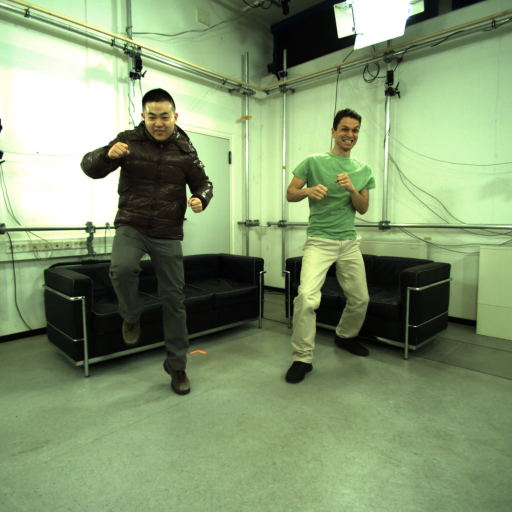
#> input picture Source/A.png, 1024 x 1024 px (shown at 1/2 size)
$ python Project1.py
#> lines starting #> are read from the running program, lines starting #| are printed output that depends on the picture; after the words box and inside, x2 and y2 are one past the last pixel; in counts of white or black regions, pixels touching at a corner belong together
import cv2
import numpy as np

#File and Data path
FilepathA = 'Source/A.png'
FilepathB = 'Source/B.png'
txtpathA = 'Source/points2d_A.txt'
txtpathB = 'Source/points2d_B.txt'

#Transform to numpy array
Points2d_A = np.loadtxt(txtpathA, dtype=int)
Points2d_B = np.loadtxt(txtpathB, dtype=int)

#Declaration:   Show2Dnodes
#input:         Points2d_A Points2d_B FilepathA FilepathB
#output:        None
def Show2Dnodes(Points2d_A,Points2d_B,FilepathA,FilepathB):
#> called with Points2d_A = array of shape (16, 2), Points2d_B = array of shape (16, 2), FilepathA = 'Source/A.png', FilepathB = 'Source/B.png'
    Points2d_A_list = Points2d_A.tolist()
    Points2d_B_list = Points2d_B.tolist()
    Image_A = cv2.imread(FilepathA)
#> Image_A is the input picture: shape (1024, 1024, 3); mean B, G, R 111.9, 150.9, 131.2
    Image_B = cv2.imread(FilepathB)
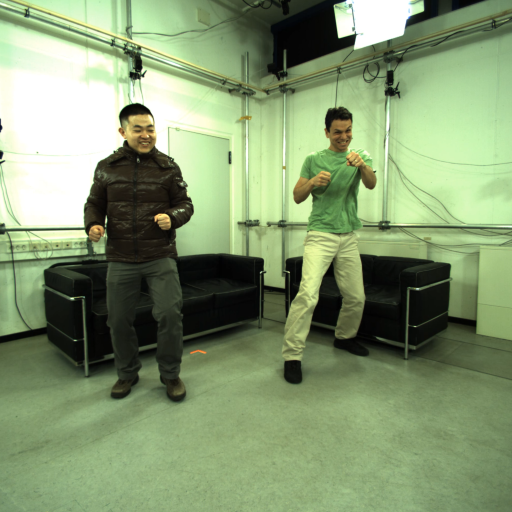
#> input picture Source/B.png, 1024 x 1024 px (shown at 1/2 size)
#> Image_B is the input picture: shape (1024, 1024, 3); mean B, G, R 112.6, 151.6, 132.1
    #line argument
    point_size = 2
    point_color = (0, 0, 255)
    thickness = 4
    for point in Points2d_A_list:
        point_tuple = tuple(point)
        cv2.circle(Image_A, point_tuple, point_size, point_color, thickness)
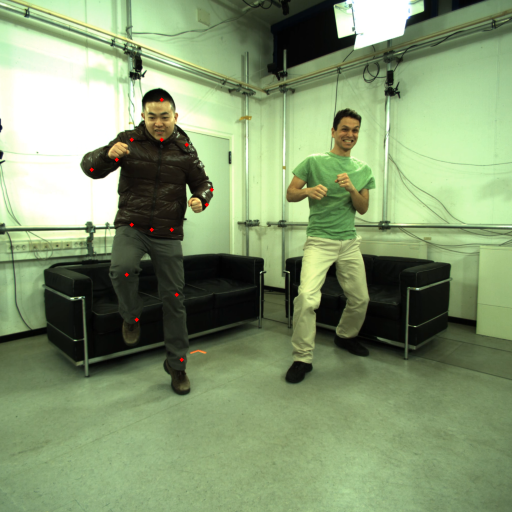
#> Image_A: shape (1024, 1024, 3) (shown at 1/2 size); 0.06% of pixels changed, all inside (x1, y1, x2, y2) = (179, 195, 428, 724)
    for point in Points2d_B_list:
        point_tuple = tuple(point)
        cv2.circle(Image_B, point_tuple, point_size, point_color, thickness)
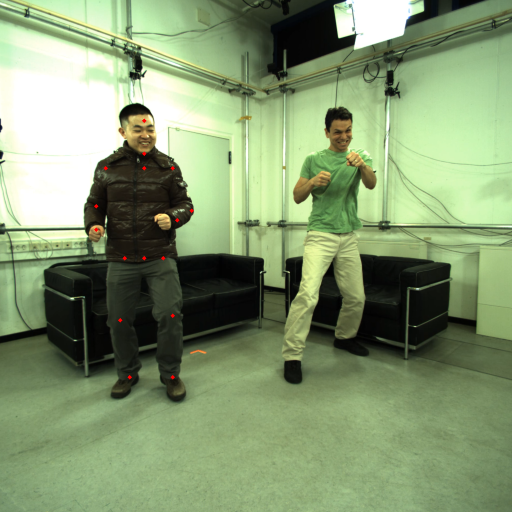
#> Image_B: shape (1024, 1024, 3) (shown at 1/2 size); 0.06% of pixels changed, all inside (x1, y1, x2, y2) = (188, 237, 388, 759)
    Image_A_resize = cv2.resize(src=Image_A, dsize=(0,0),fx=0.5,fy=0.5)
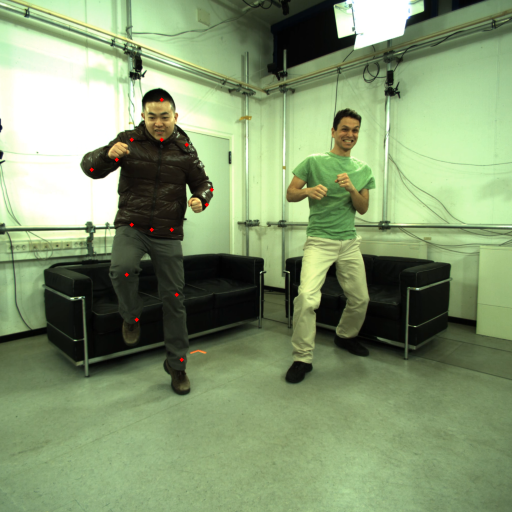
#> Image_A_resize: shape (512, 512, 3); mean B, G, R 112, 151, 131.4
    Image_B_resize = cv2.resize(src=Image_B, dsize=(0,0),fx=0.5,fy=0.5)
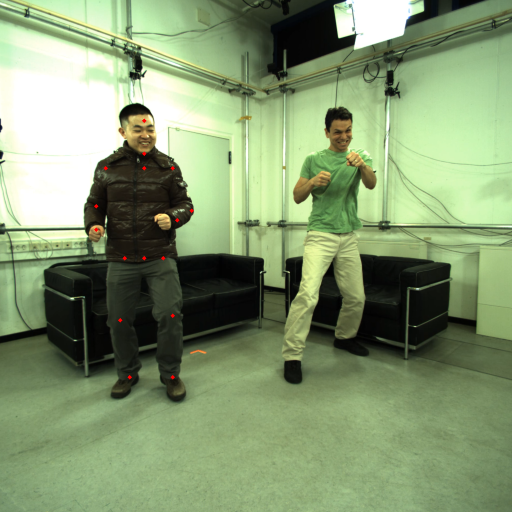
#> Image_B_resize: shape (512, 512, 3); mean B, G, R 112.7, 151.7, 132.3
    cv2.imshow("Image_A_resize", Image_A_resize)
    cv2.imshow("Image_B_resize", Image_B_resize)
    cv2.waitKey(0)

#Declaration:   Slove affine M by opencv's function
#input:         Points2d_A Points2d_B
#output:        affine M
def SolveAffineM_byopencv(Points2d_A,Points2d_B):
    M = cv2.estimateAffine2D(Points2d_A, Points2d_B, ransacReprojThreshold=67)
#> M = ([[0.867, 0.0621, -10.08], [-0.325, 1.04, 147.6]], [1, 1, 1, 1, 1, 1, 1, 1, 1, 1, 1, 1, 1, 1, 1, 1])
    #M = cv2.estimateAffine2D(Points2d_A, Points2d_B)
    return M[0]

#Declaration:   GetA_B A:2*6 B:2*1 for each point
#input:         Single Points2d_A Points2d_B
#output:        A B
def GetA_B(Points2d_A,Points2d_B):
    A = np.array([[Points2d_A[0],Points2d_A[1],1,0,0,0],[0,0,0,Points2d_A[0],Points2d_A[1],1]]).reshape(2,6)
    B = np.array([[Points2d_B[0]],[Points2d_B[1]]])
    return A,B

#Declaration:   Slove affine M by lstsq method
#input:         Points2d_A Points2d_B
#output:        affine M
def SolveAffineM_bylstsq(Points2d_A,Points2d_B):
    for i in range(len(Points2d_A)):
        if (i == 0):
            A, B = GetA_B(Points2d_A[i], Points2d_B[i])
        else:
            tempA, tempB = GetA_B(Points2d_A[i], Points2d_B[i])
            A = np.concatenate((A, tempA), axis=0)
            B = np.concatenate((B, tempB), axis=0)
    M = (np.linalg.lstsq(a=A, b=B, rcond=None)[0]).reshape(2,3)
    return M

#Declaration:   Affine one Image
#input:         srcFilepath M
#output:        dstImage(after affine)
def AffineImage(srcFilepath,M):
    srcImage = cv2.imread(srcFilepath)
    dsize = (srcImage.shape[0],srcImage.shape[1])
    dstImage = cv2.warpAffine(src=srcImage,M=M,dsize=dsize,borderValue=0)
    return dstImage


if __name__ == '__main__':
    Show2Dnodes(Points2d_A=Points2d_A,Points2d_B=Points2d_B,FilepathA=FilepathA,FilepathB=FilepathB)
    M1 = SolveAffineM_byopencv(Points2d_A=Points2d_A,Points2d_B=Points2d_B)
#> M1 = [[0.867, 0.0621, -10.08], [-0.325, 1.04, 147.6]]
    print("使用opencv自带的函数求到的M:\n"+str(M1))
#| 使用opencv自带的函数求到的M:
#| [[ 8.67083998e-01  6.20832230e-02 -1.00760478e+01]
#|  [-3.25209867e-01  1.03748354e+00  1.47561576e+02]]
    M2 = SolveAffineM_bylstsq(Points2d_A=Points2d_A,Points2d_B=Points2d_B)
    print("使用最小二乘法求到的M:\n"+str(M2))
    dstImage = AffineImage(srcFilepath=FilepathA,M=M1)
#> in AffineImage, `dstImage = cv2.warpAffine(src=srcImage,M=M,dsize=dsize,borderValue=0)`:
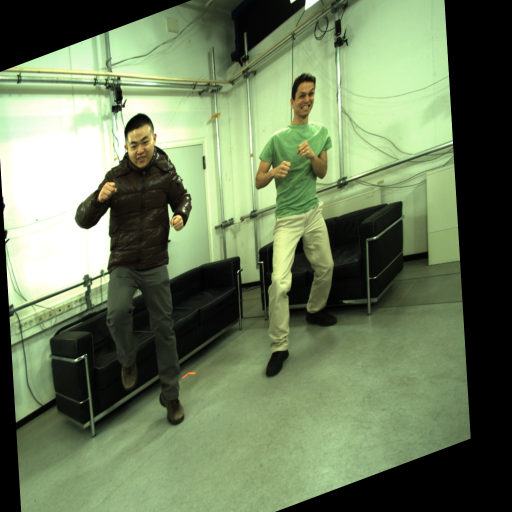
#> dstImage: shape (1024, 1024, 3) (shown at 1/2 size); mean B, G, R 92.1, 124.6, 108.6
    dstImage_resize = cv2.resize(src=dstImage,dsize=(0,0),fx=0.5,fy=0.5)
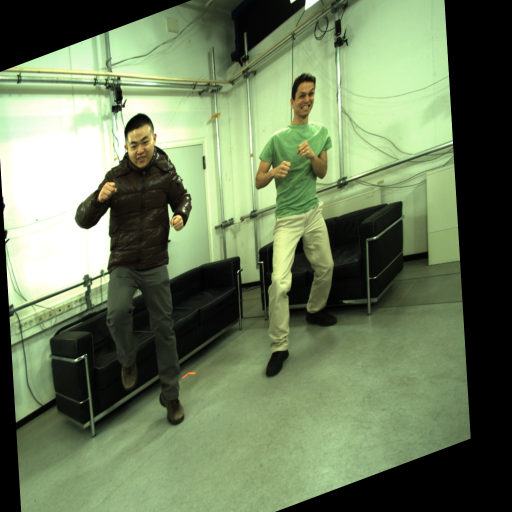
#> dstImage_resize: shape (512, 512, 3); mean B, G, R 92.2, 124.7, 108.7
    #imshow or save if necessary
    cv2.imshow("affine", dstImage_resize)
    cv2.imwrite('Source/A_affine.png',dstImage)
    cv2.waitKey(0)
